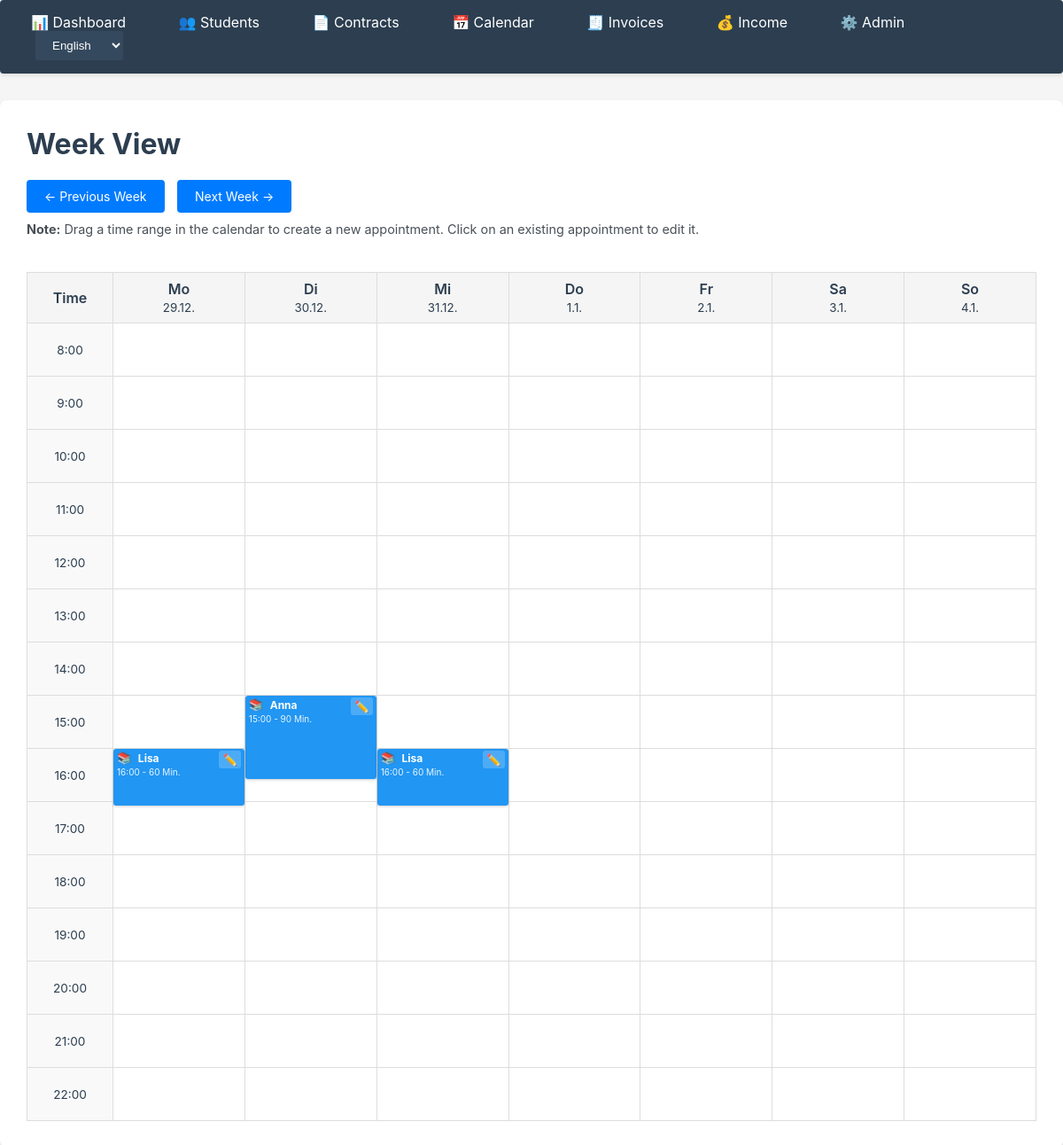
/lessons/week/?year=2025&month=12&day=31, run on the app's committed database.
### apps/lessons/models.py (models this page shows, shortened)
class Lesson(models.Model):
    STATUS_CHOICES = [
        ('planned', _('Planned')),
        ('taught', _('Taught')),
        ('cancelled', _('Cancelled')),
        ('paid', _('Paid')),
    ]
    contract = models.ForeignKey(
        Contract,
        on_delete=models.CASCADE,
        related_name='lessons',
        help_text=_("Associated contract")
    )
    date = models.DateField(help_text=_("Lesson date"))
    start_time = models.TimeField(help_text=_("Start time"))
    duration_minutes = models.PositiveIntegerField(
        validators=[MinValueValidator(1)],
        help_text=_("Duration in minutes")
    )
    status = models.CharField(
        max_length=20,
        choices=STATUS_CHOICES,
        default='planned',
        help_text=_("Lesson status")
    )
    travel_time_before_minutes = models.PositiveIntegerField(
        default=0,
        help_text=_("Travel time before in minutes")
    )
    travel_time_after_minutes = models.PositiveIntegerField(
        default=0,
        help_text=_("Travel time after in minutes")
    )
    notes = models.TextField(
        blank=True,
        null=True,
        help_text=_("Notes for the lesson")
    )
    created_at = models.DateTimeField(auto_now_add=True)
    updated_at = models.DateTimeField(auto_now=True)
    class Meta:
        ordering = ['-date', '-start_time']
        verbose_name = _('Lesson')
        verbose_name_plural = _('Lessons')
        indexes = [
            models.Index(fields=['date', 'start_time']),
            models.Index(fields=['status']),
        ]

### apps/contracts/models.py (models this page shows, shortened)
class Contract(models.Model):
    student = models.ForeignKey(
        Student,
        on_delete=models.CASCADE,
        related_name='contracts',
        help_text=_("Student for whom the contract applies")
    )
    institute = models.CharField(
        max_length=200,
        blank=True,
        null=True,
        help_text=_("Institute name (if applicable)")
    )
    hourly_rate = models.DecimalField(
        max_digits=10,
        decimal_places=2,
        validators=[MinValueValidator(Decimal('0.01'))],
        help_text=_("Rate per unit in EUR")
    )
    unit_duration_minutes = models.PositiveIntegerField(
        default=60,
        help_text=_("Duration of one unit in minutes")
    )
    start_date = models.DateField(help_text=_("Contract start date"))
    end_date = models.DateField(
        null=True,
        blank=True,
        help_text=_("Contract end date (optional, empty = unlimited)")
    )
    is_active = models.BooleanField(
        default=True,
        help_text=_("Is the contract active?")
    )
    notes = models.TextField(
        blank=True,
        null=True,
        help_text=_("Additional notes about the contract")
    )
    created_at = models.DateTimeField(auto_now_add=True)
    updated_at = models.DateTimeField(auto_now=True)
    class Meta:
        ordering = ['-start_date', 'student']
        verbose_name = _('Contract')
        verbose_name_plural = _('Contracts')

### apps/students/models.py (models this page shows, shortened)
class Student(models.Model):
    first_name = models.CharField(max_length=100)
    last_name = models.CharField(max_length=100)
    email = models.EmailField(blank=True, null=True)
    phone = models.CharField(max_length=20, blank=True, null=True)
    school = models.CharField(
        max_length=200,
        blank=True,
        null=True,
        help_text=_("School name")
    )
    grade = models.CharField(
        max_length=50,
        blank=True,
        null=True,
        help_text=_("Grade/Level (e.g., '10th grade', 'Q1')")
    )
    subjects = models.CharField(
        max_length=500,
        blank=True,
        null=True,
        help_text=_("Subjects (comma-separated, e.g., 'Math, German, English')")
    )
    notes = models.TextField(
        blank=True,
        null=True,
        help_text=_("Additional notes about the student")
    )
    created_at = models.DateTimeField(auto_now_add=True)
    updated_at = models.DateTimeField(auto_now=True)
    class Meta:
        ordering = ['last_name', 'first_name']
        verbose_name = _('Student')
        verbose_name_plural = _('Students')
    @property
    def full_name(self):
        return f"{self.first_name} {self.last_name}"

### apps/lessons/views.py (the view)
# urls.py: path('week/', views.WeekView.as_view(), name='week'),
class WeekView(TemplateView):
    template_name = 'lessons/week.html'
    def get_context_data(self, **kwargs):
        context = super().get_context_data(**kwargs)
        year_param = self.request.GET.get('year')
        month_param = self.request.GET.get('month')
        day_param = self.request.GET.get('day')
        if year_param and month_param and day_param:
            year = int(year_param)
            month = int(month_param)
            day = int(day_param)
        else:
            now = timezone.now()
            year = now.year
            month = now.month
            day = now.day
        week_data = WeekService.get_week_data(year, month, day)
        week_start = week_data['week_start']
        prev_week = week_start - timedelta(days=7)
        next_week = week_start + timedelta(days=7)
        weekdays = []
        weekday_names = ['Montag', 'Dienstag', 'Mittwoch', 'Donnerstag', 'Freitag', 'Samstag', 'Sonntag']
        weekday_names_short = ['Mo', 'Di', 'Mi', 'Do', 'Fr', 'Sa', 'So']
        for i in range(7):
            day_date = week_start + timedelta(days=i)
            weekdays.append({
                'date': day_date,
                'name': weekday_names[i],
                'name_short': weekday_names_short[i],
                'lessons': week_data['lessons_by_date'].get(day_date, []),
                'blocked_times': week_data['blocked_times_by_date'].get(day_date, []),
            })
        today = timezone.localdate()
        hours = list(range(8, 23))
        context.update({
            'week_start': week_start,
            'week_end': week_data['week_end'],
            'weekdays': weekdays,
            'conflicts_by_lesson': week_data['conflicts_by_lesson'],
            'prev_week': prev_week,
            'next_week': next_week,
            'today': today,
            'hours': hours,
        })
        return context

### apps/lessons/services.py (called while the page is built, shortened)
    @staticmethod
    def calculate_time_block(lesson: Lesson) -> tuple[datetime, datetime]:
        lesson_datetime = timezone.make_aware(
            datetime.combine(lesson.date, lesson.start_time)
        )
        start_datetime = lesson_datetime - timedelta(minutes=lesson.travel_time_before_minutes)
        end_datetime = lesson_datetime + timedelta(
            minutes=lesson.duration_minutes + lesson.travel_time_after_minutes
        )
        return start_datetime, end_datetime

    @staticmethod
    def check_conflicts(lesson: Lesson, exclude_self: bool = True) -> list[dict]:
        conflicts = []
        start_datetime, end_datetime = LessonConflictService.calculate_time_block(lesson)
        query = Q(
            date=lesson.date,
            start_time__isnull=False
        )
        if exclude_self and lesson.pk:
            query &= ~Q(pk=lesson.pk)
        other_lessons = Lesson.objects.filter(query).select_related('contract', 'contract__student')
        lesson_date = lesson.date
        blocked_times = BlockedTime.objects.filter(
            start_datetime__lt=end_datetime,
            end_datetime__gt=start_datetime
        )
        quota_conflict = ContractQuotaService.check_quota_conflict(lesson, exclude_self)
        return conflicts

### apps/lessons/templates/lessons/week.html (shortened to what this page needs)
{% extends 'core/base.html' %}
{% load i18n %}
{% load lesson_filters %}
{% block content %}
<h1>{% trans "Week View" %}</h1>
<div class="btn-group">
    <a href="{% url 'lessons:week' %}?year={{ prev_week.year }}&month={{ prev_week.month }}&day={{ prev_week.day }}" class="btn">← {% trans "Previous Week" %}</a>
    <a href="{% url 'lessons:week' %}?year={{ next_week.year }}&month={{ next_week.month }}&day={{ next_week.day }}" class="btn">{% trans "Next Week" %} →</a>
</div>
<p style="margin-top: 10px; color: #495057; font-size: 0.9em;">
    <strong>{% trans "Note:" %}</strong> {% trans "Drag a time range in the calendar to create a new appointment. Click on an existing appointment to edit it." %}
</p>
<div id="week-calendar" style="margin-top: 20px; position: relative; overflow-x: auto;">
    <table style="width: 100%; border-collapse: collapse; table-layout: fixed;">
        <thead>
            <tr>
                <th style="width: 80px; border: 1px solid #ddd; padding: 8px; background: #f5f5f5; text-align: center;">{% trans "Time" %}</th>
                {% for weekday in weekdays %}
                <th style="border: 1px solid #ddd; padding: 8px; background: #f5f5f5; text-align: center; {% if weekday.date == today %}background: #e3f2fd;{% endif %}">
                    {{ weekday.name_short }}<br>
                    <small style="font-weight: normal;">{{ weekday.date.day }}.{{ weekday.date.month }}.</small>
                </th>
                {% endfor %}
            </tr>
        </thead>
        <tbody>
            {% for hour in hours %}
            <tr data-hour="{{ hour }}" style="height: 60px;">
                <td style="border: 1px solid #ddd; padding: 4px; text-align: center; background: #f9f9f9; font-size: 0.85em;">
                    {{ hour }}:00
                </td>
                {% for weekday in weekdays %}
                <td class="time-slot"
                    data-date="{{ weekday.date|date:'Y-m-d' }}"
                    data-hour="{{ hour }}"
                    style="border: 1px solid #ddd; padding: 0; position: relative; vertical-align: top; cursor: crosshair;"
                    onmousedown="startDrag(event, this)"
                    onmousemove="handleDrag(event, this)"
                    onmouseup="endDrag(event, this)"
                    onmouseleave="cancelDrag(event)">
                    <div class="slot-content" style="position: relative; height: 100%; width: 100%;">
                        {% for lesson in weekday.lessons %}
                            {% if lesson.start_time.hour|add:0 == hour|add:0 %}
                            <div class="lesson-block {% if lesson.id in conflicts_by_lesson %}has-conflict{% endif %}"
                                 data-lesson-id="{{ lesson.id }}"
                                 data-start-hour="{{ lesson.start_time.hour }}"
                                 data-start-minute="{{ lesson.start_time.minute }}"
                                 data-duration="{{ lesson.duration_minutes }}"
                                 style="position: absolute;
                                        top: {{ lesson.start_time.minute }}px;
                                        height: {{ lesson.duration_minutes }}px;
                                        left: 0;
                                        right: 0;
                                        background: #2196f3;
                                        color: white;
                                        padding: 2px 4px;
                                        font-size: 0.75em;
                                        border-radius: 3px;
                                        cursor: pointer;
                                        z-index: 10;
                                        overflow: hidden;
                                        box-shadow: 0 1px 3px rgba(0,0,0,0.2);
                                        transition: all 0.2s;
                                        {% if lesson.id in conflicts_by_lesson %}border: 2px solid #dc3545;{% endif %}"
                                 onmouseover="showLessonPreview(this, event); this.style.background='#1976d2'; this.style.transform='scale(1.02)'; this.style.zIndex='20';"
                                 onmouseout="hideLessonPreview(); this.style.background='#2196f3'; this.style.transform='scale(1)'; this.style.zIndex='10';"
                                 onclick="event.stopPropagation(); window.location.href='{% url 'lesson_plans:lesson_plan' lesson.pk %}?year={{ weekday.date.year }}&month={{ weekday.date.month }}&day={{ weekday.date.day }}'"
                                 title="{{ lesson.contract.student.full_name }} - {{ lesson.start_time|time:'H:i' }} ({{ lesson.duration_minutes }} Min.) - {% trans 'Click to view lesson plan' %}">
                                <div style="display: flex; justify-content: space-between; align-items: flex-start;">
                                    <div style="flex: 1;">
                                        <span style="font-size: 1.1em; margin-right: 4px;">📚</span> <strong>{{ lesson.contract.student.first_name }}</strong>
                                        <br>
                                        <small style="opacity: 0.9;">{{ lesson.start_time|time:'H:i' }} - {{ lesson.duration_minutes }} {% trans "Min." %}</small>
                                    </div>
                                    <a href="{% url 'lessons:update' lesson.pk %}?year={{ weekday.date.year }}&month={{ weekday.date.month }}&day={{ weekday.date.day }}"
                                       style="color: white; text-decoration: none; font-size: 1.1em; padding: 2px 4px; background: rgba(255,255,255,0.2); border-radius: 3px; margin-left: 4px; flex-shrink: 0;"
                                       title="{% trans 'Edit lesson' %}"
                                       onclick="event.stopPropagation();">
                                        ✏️
                                    </a>
                                </div>
                            </div>
                            {% endif %}
                        {% endfor %}
                    </div>
                </td>
                {% endfor %}
            </tr>
            {% endfor %}
        </tbody>
    </table>
</div>
{% endblock %}

### apps/core/templates/core/base.html (style rules this page uses)
body { font-family: -apple-system, BlinkMacSystemFont, 'Segoe UI', Arial, sans-serif; margin: 0; padding: 0; background: #f5f5f5; color: #2c3e50; }
table { width: 100%; border-collapse: collapse; margin-top: 20px; box-shadow: 0 1px 3px rgba(0,0,0,0.1); }
th, td { padding: 12px; text-align: left; border-bottom: 1px solid #ddd; color: #2c3e50; }
th { background: #f8f9fa; font-weight: 600; color: #2c3e50; }
.btn { display: inline-block; padding: 10px 20px; background: #007bff; color: white; text-decoration: none; border-radius: 4px; border: none; cursor: pointer; font-size: 14px; transition: background 0.2s; }
.btn-group { margin-top: 20px; }
.btn-group .btn { margin-right: 10px; }
h1 { color: #2c3e50; margin-top: 0; }
p { color: #2c3e50; }
a { color: #007bff; }

### data on the page
Lesson: contract.student.first_name "Anna", start_time "15:00", duration_minutes "90"
Lesson: contract.student.first_name "Lisa", start_time "16:00", duration_minutes "60"
Lesson: contract.student.first_name "Lisa", start_time "16:00", duration_minutes "60"

### other printed values
{{ weekday.name_short }} "Mo" "Di" "Mi" "Do" "Fr" "Sa" "So"
{{ weekday.date.day }} "29" "30" "31" "1" "2" "3" "4"
{{ weekday.date.month }} "12" "12" "12" "1" "1" "1" "1"
{{ hour }} "8" "9" "10" "11" "12" "13" "14" "15" "16" "17" "18" "19" "20" "21" "22"
form field language "English"
